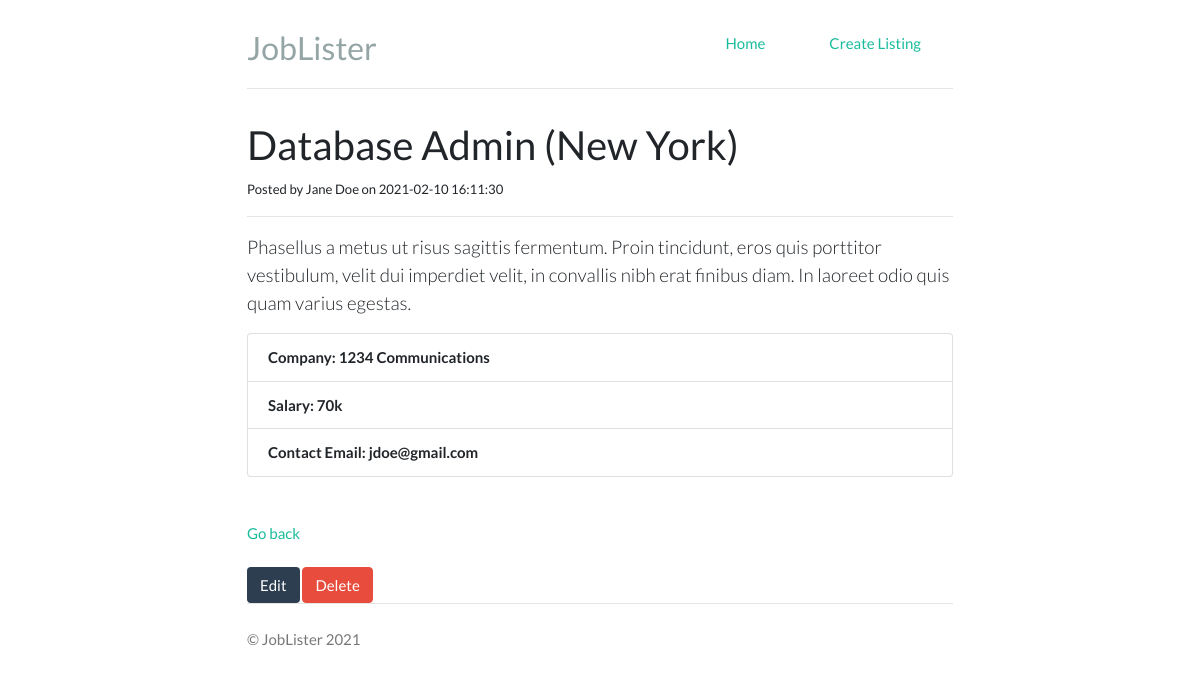
The page /job.php?id=3 on the database its author committed.
### tables this page shows
CREATE TABLE `jobs` (
  `id` int(11) NOT NULL,
  `category_id` int(11) NOT NULL,
  `company` varchar(255) NOT NULL,
  `job_title` varchar(255) NOT NULL,
  `description` varchar(255) NOT NULL,
  `salary` varchar(255) NOT NULL,
  `location` varchar(255) NOT NULL,
  `contact_user` varchar(255) NOT NULL,
  `contact_email` varchar(255) NOT NULL,
  `post_date` timestamp NOT NULL DEFAULT current_timestamp()
);

### lib/Template.php (called while the page is built, shortened)
<?php
class Template {
    protected $template;
    public function __construct($template) {
        $this->template = $template;
    }
    public function __toString() {
        include basename($this->template);
        return ob_get_clean();
    }
}

### lib/Database.php (called while the page is built, shortened)
<?php
class Database {
    private $host = DB_HOST;
    private $user = DB_USER;
    private $pw = DB_PW;
    private $dbname = DB_NAME;
    private $dbh;
    private $stmt;
    public function __construct() {
        $dsn = 'mysql:host=' .$this->host. ';dbname=' .$this->dbname;
        $options = array(
            PDO::ATTR_PERSISTENT => true,
            PDO::ATTR_ERRMODE => PDO::ERRMODE_EXCEPTION
        );
        try {
            $this->dbh = new PDO($dsn, $this->user, $this->pw, $options);
        } catch(PDOException $e) {
            $this->error = $e->getMessage();
        }
    }
    public function query($query) {
        $this->stmt = $this->dbh->prepare($query);
    }
    public function bind($param, $value, $type = null) {
        if (is_null($type)) {
            switch (true) {
                default :
                    $type = PDO::PARAM_STR;
            }
        }
        $this->stmt->bindValue($param, $value, $type);
    }
    public function execute() {
        return $this->stmt->execute();
    }
    public function single() {
        $this->execute();
        return $this->stmt->fetch(PDO::FETCH_OBJ);
    }
}

### lib/Job.php (called while the page is built, shortened)
<?php
class Job {
    private $db;
    public function __construct() {
        $this->db = new Database;
    }
    public function getJob($id) {
        $this->db->query("
            SELECT *
            FROM jobs
            WHERE id = :id
        ");
        $this->db->bind(':id', $id);
        $row = $this->db->single();
        return $row;
    }
}

### templates/job-single.php (the view, shortened to what this page needs)
<?php include 'inc/header.php'; ?>
<h2 class="page-header"><?php echo $job->job_title; ?> (<?php echo $job->location; ?>)</h2>
<small>Posted by <?php echo $job->contact_user; ?> on <?php echo $job->post_date; ?></small>
<hr>
<p class="lead"><?php echo $job->description; ?></p>
<ul class="list-group">
    <li class="list-group-item">
        <strong>Company: <?php echo $job->company ?></strong>
    </li>
    <li class="list-group-item">
        <strong>Salary: <?php echo $job->salary ?></strong>
    </li>
    <li class="list-group-item">
        <strong>Contact Email: <?php echo $job->contact_email ?></strong>
    </li>
</ul>
<br><br>
<a href="index.php">Go back</a>
<br><br>
<div class="well">
    <a href="edit.php?id=<?php echo $job->id; ?>" class="btn btn-default">Edit</a>
    <form style="display:inline;" method="post" action="job.php">
        <input type="submit" class="btn btn-danger" value="Delete"/>
    </form>
</div>
<?php include 'inc/footer.php'; ?>

### job.php (shortened to what this page needs)
<?php include_once 'config/init.php';
$job = new Job;
$template = new Template('templates/job-single.php');
$job_id = isset($_GET['id']) ? $_GET['id'] : null;
$template->job = $job->getJob($job_id);
echo $template;

### templates/inc/header.php (shortened to what this page needs)
<!DOCTYPE html>
<html lang="en" dir="ltr">
    <head>
        <link rel="stylesheet" href="https://bootswatch.com/4/flatly/bootstrap.min.css">
        <link rel="stylesheet" href="css/styles.css">
    </head>
    <body>
        <div class="container">
        <div class="header clearfix">
            <nav>
                <ul class="nav nav-pills float-right">
                    <li class="nav-item">
                        <a class="nav-link" href="index.php">Home</a>
                    </li>
                    <li class="nav-item">
                        <a class="nav-link" href="create.php">Create Listing</a>
                    </li>
                </ul>
            </nav>
            <h3 class="text-muted"><?php echo SITE_TITLE ?></h3>
        </div>

### templates/inc/footer.php
        <footer class="footer">
            <p>&copy; JobLister 2021</p>
        </footer>
        </div>
    </body>
</html>

### css/styles.css (style rules this page uses)
body { padding-top: 1.5rem; padding-bottom: 1.5rem; }
.header, .marketing, .footer { padding-right: 1rem; padding-left: 1rem; }
.header { padding-bottom: 1rem; border-bottom: .05rem solid #e5e5e5; }
.header h3 { margin-top: 0; margin-bottom: 0; line-height: 3rem; }
.footer { padding-top: 1.5rem; color: #777; border-top: .05rem solid #e5e5e5; }
@media (min-width: 48em) { .container { max-width: 46rem; } }
.btn-default { background-color: #2c3e50; color: white; }
@media screen and (min-width: 48em) { .header, .marketing, .footer { padding-right: 0; padding-left: 0; } }
@media screen and (min-width: 48em) { .header { margin-bottom: 2rem; } }

### rows shown on the page
jobs: job_title "Database Admin", location "New York", contact_user "Jane Doe", post_date "2021-02-10 16:11:30", description "Phasellus a metus ut risus sagittis fermentum. Proin tincidunt, eros quis porttitor vestibulum, velit dui imperdiet velit, in convallis nibh erat finibus diam. In laoreet odio quis quam varius egestas.", company "1234 Communications", salary "70k", contact_email "jdoe@gmail.com"

### other values the page prints
SITE_TITLE "JobLister"
